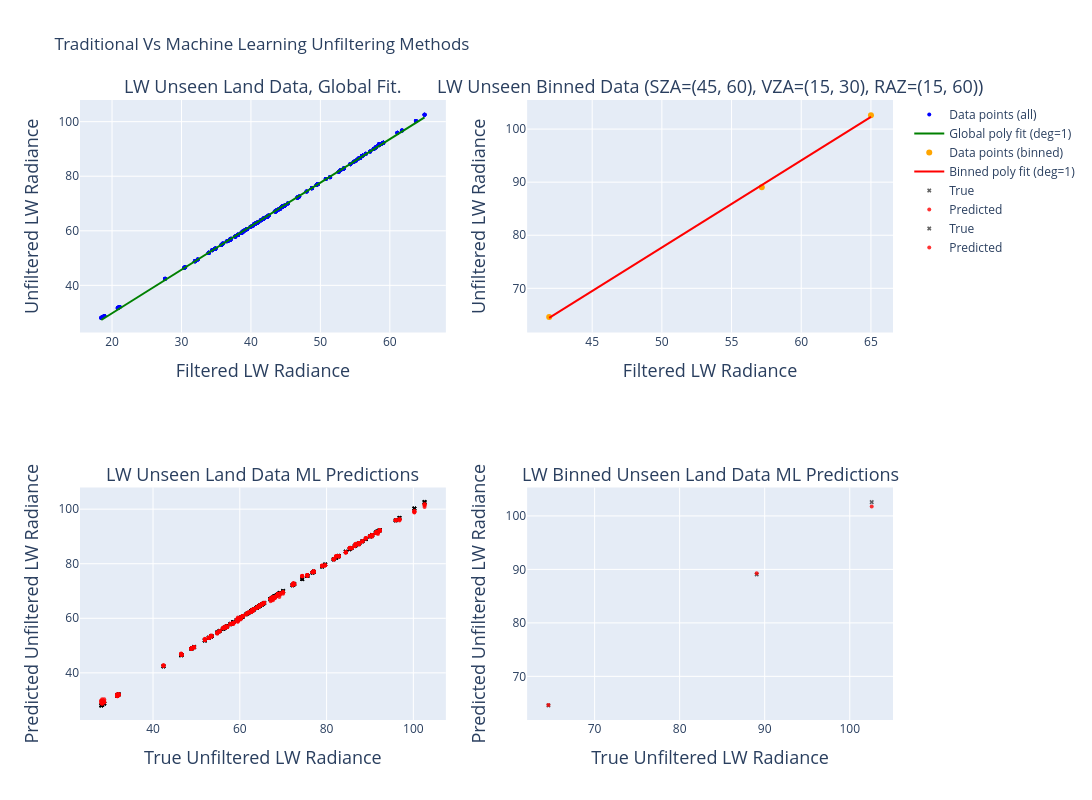

Here is the notebook cell this chart was saved with:
### Code cell
compare_global_vs_bin_fit_interactive(
    test_lw_geos_ds,
    scene="Land",
    sza_range=(45,60),
    vza_range=(15,30),
    raz_range=(15,60),
    degree=1,
    ml_model=lw_bm_with_geos["Final_Model"],
    name="LW",
    ml_features=["SZA", 'VZA', 'RAZ', 'Longwave Filtered Rads (Integrated)'],
    is_sw=False
)

### Figure 1 — Plotly figure (JSON) as saved in the notebook; plotly's stock layout.template omitted (floating-point values rounded to 4 significant figures; data arrays with more than 128 entries replaced by an {"elided": "..."} marker saying what was removed)
{"data": [{"hovertemplate": "Filtered: %{x:.2f}<br>Unfiltered: %{y:.2f}", "marker": {"color": "blue", "opacity": 1.0, "size": 4}, "mode": "markers", "name": "Data points (all)", "showlegend": true, "x": {"elided": "650 float values"}, "y": {"elided": "650 float values"}, "type": "scatter", "xaxis": "x", "yaxis": "y"}, {"line": {"color": "green", "width": 2}, "mode": "lines", "name": "Global poly fit (deg=1)", "showlegend": true, "x": {"elided": "650 float values"}, "y": {"elided": "650 float values"}, "type": "scatter", "xaxis": "x", "yaxis": "y"}, {"hovertemplate": "Filtered: %{x:.2f}<br>Unfiltered: %{y:.2f}", "marker": {"color": "orange", "opacity": 1.0, "size": 6}, "mode": "markers", "name": "Data points (binned)", "showlegend": true, "x": [41.92, 65.0, 57.17], "y": [64.57, 102.6, 89.06], "type": "scatter", "xaxis": "x2", "yaxis": "y2"}, {"line": {"color": "red", "width": 2}, "mode": "lines", "name": "Binned poly fit (deg=1)", "showlegend": true, "x": [41.92, 57.17, 65.0], "y": [64.44, 89.46, 102.3], "type": "scatter", "xaxis": "x2", "yaxis": "y2"}, {"marker": {"color": "black", "opacity": 0.6, "size": 4, "symbol": "x"}, "mode": "markers", "name": "True", "showlegend": true, "x": {"elided": "650 float values"}, "y": {"elided": "650 float values"}, "type": "scatter", "xaxis": "x3", "yaxis": "y3"}, {"customdata": {"elided": "650 float values"}, "hovertemplate": "True: %{x:.2f}<br>Predicted: %{y:.2f}<br>Error: %{customdata:.2f}", "marker": {"color": "red", "opacity": 0.8, "size": 4, "symbol": "circle"}, "mode": "markers", "name": "Predicted", "showlegend": true, "x": {"elided": "650 float values"}, "y": {"elided": "650 float values"}, "type": "scatter", "xaxis": "x3", "yaxis": "y3"}, {"marker": {"color": "black", "opacity": 0.6, "size": 4, "symbol": "x"}, "mode": "markers", "name": "True", "showlegend": true, "x": [64.57, 102.6, 89.06], "y": [64.57, 102.6, 89.06], "type": "scatter", "xaxis": "x4", "yaxis": "y4"}, {"customdata": {"elided": "650 float values"}, "hovertemplate": "True: %{x:.2f}<br>Predicted: %{y:.2f}<br>Error: %{customdata:.2f}", "marker": {"color": "red", "opacity": 0.8, "size": 4, "symbol": "circle"}, "mode": "markers", "name": "Predicted", "showlegend": true, "x": [64.57, 102.6, 89.06], "y": [64.65, 101.8, 89.29], "type": "scatter", "xaxis": "x4", "yaxis": "y4"}], "layout": {"xaxis": {"anchor": "y", "domain": [0.0, 0.45], "title": {"font": {"size": 18}, "text": "Filtered LW Radiance"}}, "yaxis": {"anchor": "x", "domain": [0.625, 1.0], "title": {"font": {"size": 18}, "text": "Unfiltered LW Radiance"}}, "xaxis2": {"anchor": "y2", "domain": [0.55, 1.0], "title": {"font": {"size": 18}, "text": "Filtered LW Radiance"}}, "yaxis2": {"anchor": "x2", "domain": [0.625, 1.0], "title": {"font": {"size": 18}, "text": "Unfiltered LW Radiance"}}, "xaxis3": {"anchor": "y3", "domain": [0.0, 0.45], "title": {"font": {"size": 18}, "text": "True Unfiltered LW Radiance"}}, "yaxis3": {"anchor": "x3", "domain": [0.0, 0.375], "title": {"font": {"size": 18}, "text": "Predicted Unfiltered LW Radiance"}}, "xaxis4": {"anchor": "y4", "domain": [0.55, 1.0], "title": {"font": {"size": 18}, "text": "True Unfiltered LW Radiance"}}, "yaxis4": {"anchor": "x4", "domain": [0.0, 0.375], "title": {"font": {"size": 18}, "text": "Predicted Unfiltered LW Radiance"}}, "annotations": [{"font": {"size": 18}, "showarrow": false, "text": "LW Unseen Land Data, Global Fit.", "x": 0.225, "xanchor": "center", "xref": "paper", "y": 1.0, "yanchor": "bottom", "yref": "paper"}, {"font": {"size": 18}, "showarrow": false, "text": "LW Unseen Binned Data (SZA=(45, 60), VZA=(15, 30), RAZ=(15, 60))", "x": 0.775, "xanchor": "center", "xref": "paper", "y": 1.0, "yanchor": "bottom", "yref": "paper"}, {"font": {"size": 18}, "showarrow": false, "text": "LW Unseen Land Data ML Predictions", "x": 0.225, "xanchor": "center", "xref": "paper", "y": 0.375, "yanchor": "bottom", "yref": "paper"}, {"font": {"size": 18}, "showarrow": false, "text": "LW Binned Unseen Land Data ML Predictions", "x": 0.775, "xanchor": "center", "xref": "paper", "y": 0.375, "yanchor": "bottom", "yref": "paper"}], "width": 1400, "height": 800, "title": {"text": "Traditional Vs Machine Learning Unfiltering Methods"}, "showlegend": true}}
